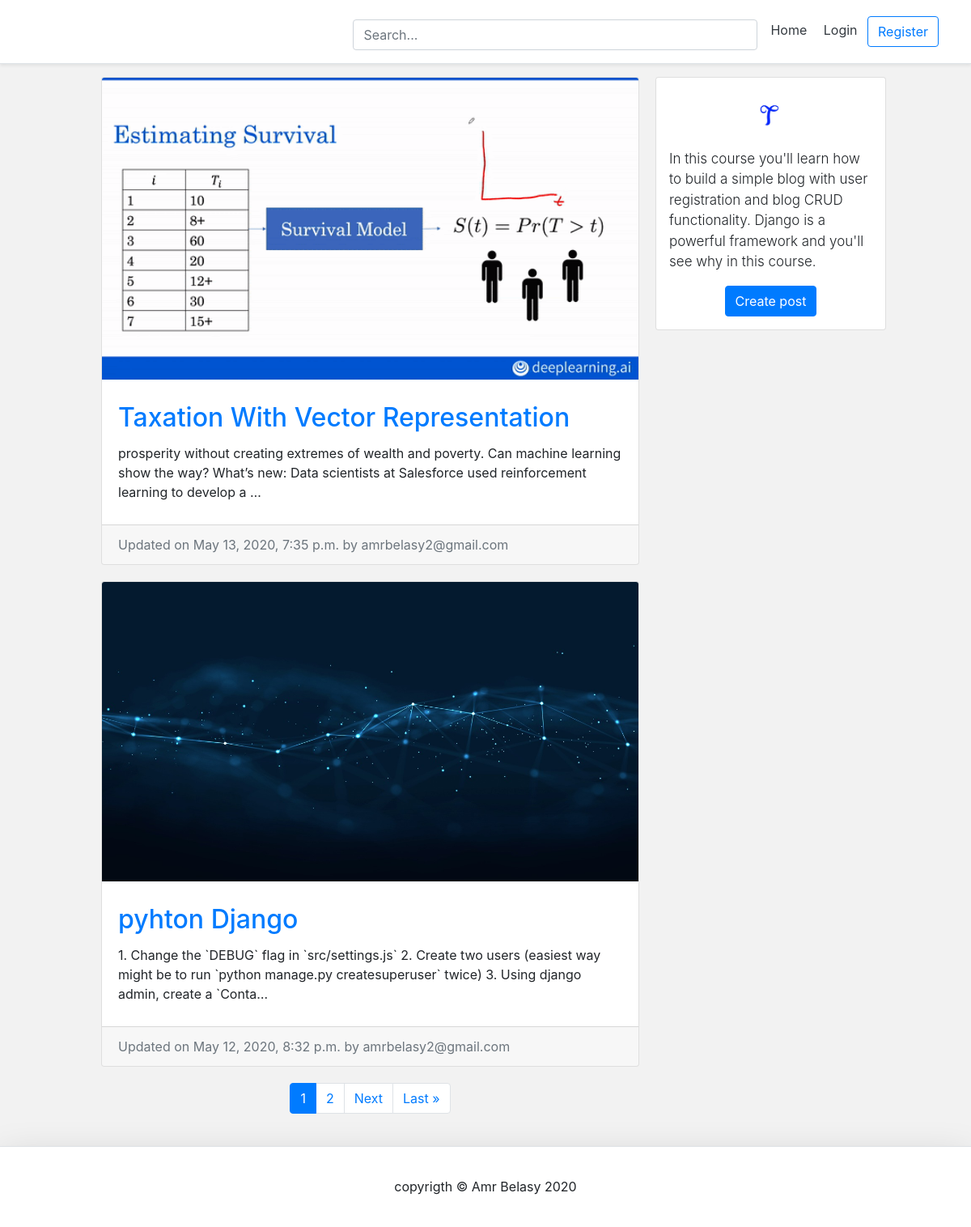
The page / on the database its author committed.
### blog/models.py (models this page shows, shortened)
class BlogPost(models.Model):
	title 					= models.CharField(max_length=50, null=False, blank=False)
	body 					= models.TextField(max_length=500, null=False, blank=False)
	image		 			= models.ImageField(upload_to=upload_location, null=True, blank=True)
	date_published 			= models.DateTimeField(auto_now_add=True, verbose_name="date published")
	date_updated 			= models.DateTimeField(auto_now=True, verbose_name="date updated")
	author 					= models.ForeignKey(settings.AUTH_USER_MODEL, on_delete=models.CASCADE)
	slug 					= models.SlugField(blank=True, unique=True)

### account/models.py (models this page shows, shortened)
class Account(AbstractBaseUser):
    email                   = models.EmailField(verbose_name="email", max_length=60, unique=True)
    username                = models.CharField(max_length=30, unique=True)
    date_joined             = models.DateTimeField(verbose_name="date joined", auto_now_add=True)
    last_login              = models.DateTimeField(verbose_name="last login", auto_now=True)
    is_admin                = models.BooleanField(default=False)
    is_active               = models.BooleanField(default=True)
    is_staff                = models.BooleanField(default=False)
    is_superuser            = models.BooleanField(default=False)
    objects = MyAccountManager()
    USERNAME_FIELD = 'email'
    REQUIRED_FIELDS = ['username']
    def __str__(self):
        return self.email

### personal/views.py (the view)
# urls.py: path('', home_screen_view, name="home"),
def home_screen_view(request, *args, **kwargs):
	context = {}
	query = ""
	if request.GET:
		query = request.GET.get('q', '')
		context['query'] = str(query)
	blog_posts = sorted(get_blog_queryset(query), key=attrgetter('date_updated'), reverse=True)
	page = request.GET.get('page', 1)
	blog_posts_paginator = Paginator(blog_posts, BLOG_POSTS_PER_PAGE)
	try:
		blog_posts = blog_posts_paginator.page(page)
	except PageNotAnInteger:
		blog_posts = blog_posts_paginator.page(BLOG_POSTS_PER_PAGE)
	except EmptyPage:
		blog_posts = blog_posts_paginator.page(blog_posts_paginator.num_pages)
	context['blog_posts'] = blog_posts
	return render(request, "personal/home.html", context)

### blog/views.py (called while the page is built)
def get_blog_queryset(query=None):
	queryset = []
	queries = query.split(" ")
	for q in queries:
		posts = BlogPost.objects.filter(
			Q(title__icontains=q)|
			Q(body__icontains=q)
			).distinct()
		for post in posts:
			queryset.append(post)
	return list(set(queryset))

### personal/templates/personal/home.html (shortened to what this page needs)
{% extends 'base.html' %}
{% load static %}
{% block content %}
<div class="container">
	<div class="row">
		<div class="left-column col-lg-7 offset-lg-1">
			{% if blog_posts %}
				{% for post in blog_posts %}
					<div class="blog-post-container">
						{% include 'blog/snippets/blog_post_snippets.html' with blog_post=post %}
					</div>
				{% endfor %}
			{% else %}
				<div class="blog-post-container">
					{% include 'blog/snippets/blog_post_snippets.html' with query=query %}
				</div>
			{% endif %}
		     {% include 'blog/snippets/blog_post_pagination.html' with blog_posts=blog_posts %}
		</div>
		<div class="right-column col-lg-3 d-lg-flex d-none flex-column">
			<div class="card create-post-bar d-flex flex-column p-3">
				<img class="img-fluid d-block m-auto pb-2" src="{% static 'logo2.png' %}" width="72" height="72">
				<p class="lead">In this course you'll learn how to build a simple blog with user registration and blog CRUD functionality. Django is a powerful
  					framework and you'll see why in this course.</p>
				<p class="m-auto"><a class="btn btn-primary" href="{% url 'blog:create' %}">Create post</a></p>
			</div>
		</div>
	</div>
</div>
{% endblock content %}

### templates/base.html (shortened to what this page needs)
<!DOCTYPE html>
<html lang=en>
<head>
	<link rel="stylesheet" href="https://stackpath.bootstrapcdn.com/bootstrap/4.3.1/css/bootstrap.min.css">
</head>
<body>
{% include 'snippets/header.html' %}
<div class="main">
	{% block content %}
	{% endblock content %}
</div>
{% include 'snippets/footer.html' %}
</body>
</html>

### templates/snippets/header.html (shortened to what this page needs)
{% load static %}
<div class="d-flex flex-column flex-md-row align-items-center p-3 px-md-4 mb-3 bg-white border-bottom shadow-sm">
  <div class="search-bar mt-sm-2 mr-2">
  	<form method="get">
  		<input class="form-control"  type="text" name="q" id="id_q" placeholder="Search...">
  	</form>
  </div>
  <nav class="my-2 my-md-0 mr-md-3">
  	{% if request.user.is_authenticated %}
	  	<a class="p-2 text-dark" href="{% url 'home' %}">Home</a>
	    <a class="p-2 text-dark" href="{% url 'account' %}">Account</a>
	    <a class="p-2 text-dark" href="{% url 'logout' %}">Logout</a>
	{% else %}
		<a class="p-2 text-dark" href="{% url 'home' %}">Home</a>
	    <a class="p-2 text-dark" href="{% url 'login' %}">Login</a>
	    <a class="btn btn-outline-primary" href="{% url 'register' %}">Register</a>
	{% endif %}
  </nav>
</div>

### blog/templates/blog/snippets/blog_post_snippets.html (shortened to what this page needs)
{% if blog_post %}
<div class="container">
	<div class="row">
		<div class="card m-auto">
			<a href="{% url 'blog:detail' post.slug %}">
				<img class="card-img-top" src="{{blog_post.image.url}}">
			</a>
			<div class="card-body mt-2 mb-2">
				<a href="{% url 'blog:detail' post.slug %}">
					<h2 class="card-title">{{blog_post.title}}</h2>
				</a>
				<p class="card-text">{{blog_post.body|safe|truncatechars:180}}</p>
			</div>
			<div class="card-footer text-muted">
			  Updated on {{blog_post.date_updated}} by {{blog_post.author}}
			</div>
		</div>
	</div>
</div>
{% endif %}

### blog/templates/blog/snippets/blog_post_pagination.html (shortened to what this page needs)
<div class="d-flex flex-column m-auto pagination mt-5">
        <nav aria-label="Page navigation">
        <ul class="pagination pg-grey justify-content-center">
            {% for i in blog_posts.paginator.page_range %}
                {% if blog_posts.number == i %}
                    <li class="page-item active"><a class="page-link">{{ i }}</a></li>
                {% else %}
                    <li class="page-item" ><a class="page-link" href="?{% if query %}q={{query}}&{% endif %}page={{ i }}">{{ i }}</a></li>
                {% endif %}
            {% endfor %}
            {% if blog_posts.has_next %}
                <li class="page-item">
                  <a class="page-link" href="?{% if query %}q={{query}}&{% endif %}page={{ blog_posts.next_page_number }}">Next</a>
                </li>
                <li class="page-item">
                  <a class="page-link"  href="?{% if query %}q={{query}}&{% endif %}page={{ blog_posts.paginator.num_pages }}">Last &raquo;</a>
                </li>
            {% endif %}
        </ul>
        </nav>
        </div>

### templates/snippets/footer.html (shortened to what this page needs)
<br>
<div class="d-flex flex-row align-items-center footer  bg-white border-top shadow-lg">
	<p class="m-auto">copyrigth &copy; Amr Belasy 2020 </p>
</div>

### templates/snippets/header.html (style rules this page uses)
@media (min-width: 768px) { html { font-size: 16px; } }
.search-bar { max-width: 500px; width: 100%; }
form { width: 100%; }

### templates/snippets/base_css.html (style rules this page uses)
body { background-color: #f2f2f2; }

### templates/base.html (style rules this page uses)
.main { min-height: 100vh; height: 100%; }

### personal/templates/personal/home.html (style rules this page uses)
@media (min-width: 768px) { .right-column { margin-left: 20px; } }
.blog-post-container { margin-bottom: 20px; width: 100%; }
.create-post-bar { background-color: #fff; margin-bottom:20px; }
.left-column { padding:0px; }
.right-column { padding:0px; }
.lead { font-size: 17px; }

### blog/templates/blog/snippets/blog_post_snippets.html (style rules this page uses)
.card { max-width: 700px; width: 100%; }
.card-body { padding: 20px; }

### templates/snippets/footer.html (style rules this page uses)
.footer { min-height: 100px; }

### rows shown on the page
BlogPost: image (picture), title "Taxation With Vector Representation", body "prosperity without creating extremes of wealth and poverty. Can machine learning show the way? What’s new: Data scientists at Salesforce used reinforcement learning to develop a …", date_updated "May 13, 2020, 7:35 p.m.", author "amrbelasy2@gmail.com"
BlogPost: image (picture), title "pyhton Django", body "1. Change the `DEBUG` flag in `src/settings.js` 2. Create two users (easiest way might be to run `python manage.py createsuperuser` twice) 3. Using django admin, create a `Conta…", date_updated "May 12, 2020, 8:32 p.m.", author "amrbelasy2@gmail.com"

### other values the page prints
{{ i }} "1"
{{ i }} "2"
